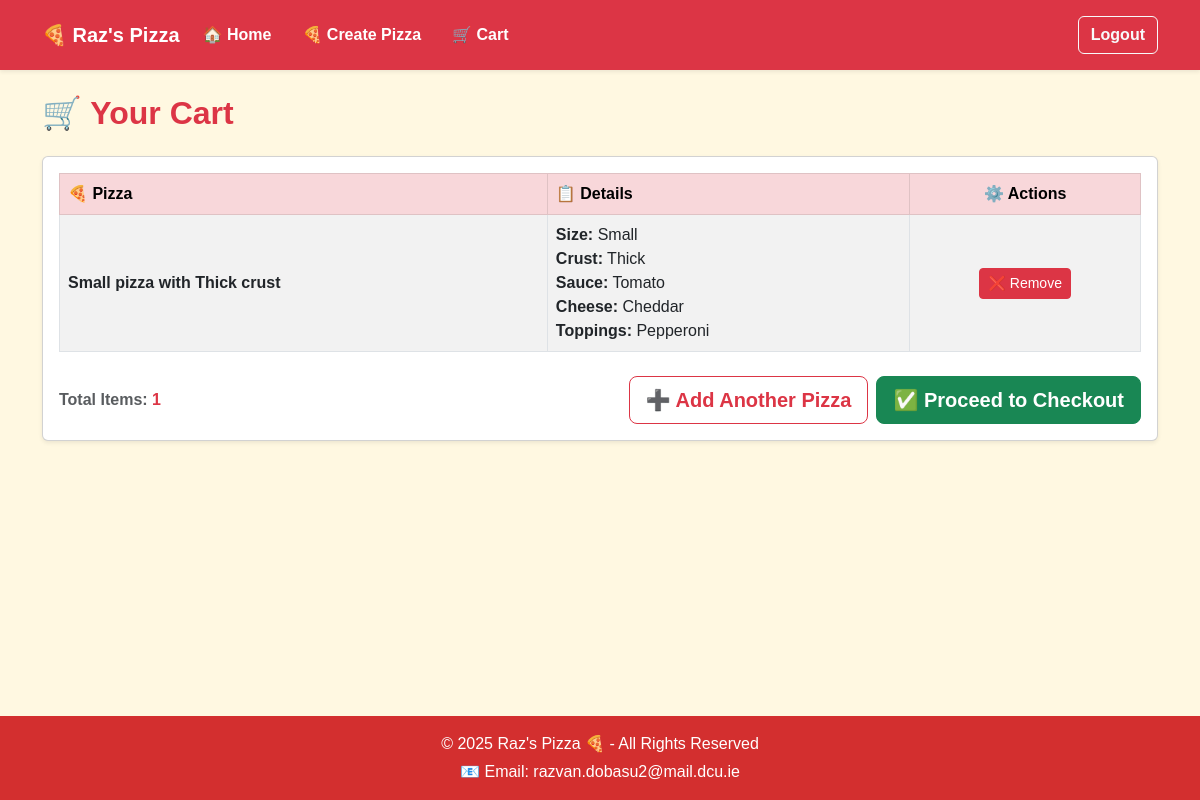
/cart/ (signed in), run on an earlier commit of the app's database.
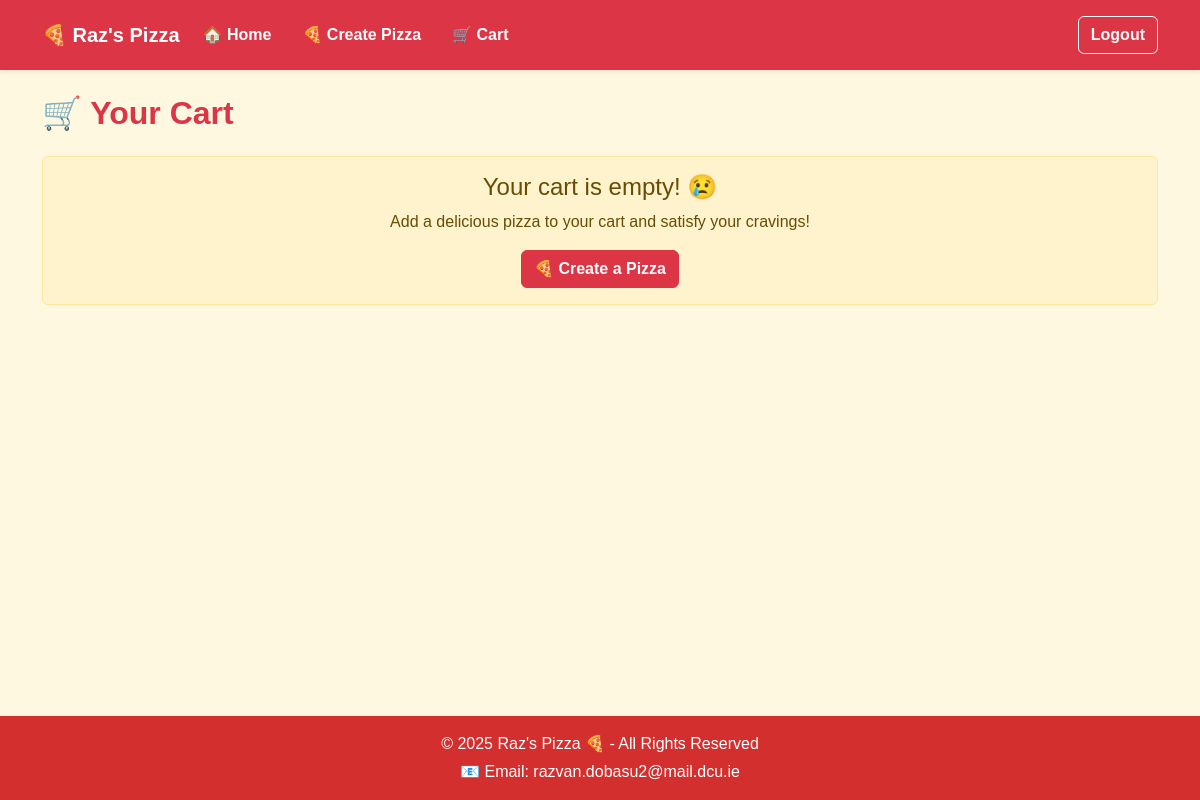
And on a later commit of the database.
### mainapp/models.py (models this page shows, shortened)
class CartItem(models.Model):
    cart = models.ForeignKey(Cart, on_delete=models.CASCADE, related_name="items")
    pizza = models.ForeignKey(Pizza, on_delete=models.CASCADE)
    quantity = models.PositiveIntegerField(default=1)

class Pizza(models.Model):
    size = models.ForeignKey(Size, on_delete=models.CASCADE)
    crust = models.ForeignKey(CrustType, on_delete=models.CASCADE)
    sauce = models.ForeignKey(Sauce, on_delete=models.CASCADE)
    cheese = models.ForeignKey(Cheese, on_delete=models.CASCADE)
    toppings = models.ManyToManyField(Topping)
    def __str__(self):
        return f"{self.size} pizza with {self.crust} crust"

class Size(models.Model):
    name = models.CharField(max_length=50)
    def __str__(self):
        return self.name

class CrustType(models.Model):
    name = models.CharField(max_length=50)
    def __str__(self):
        return self.name

class Sauce(models.Model):
    name = models.CharField(max_length=50)
    def __str__(self):
        return self.name

class Cheese(models.Model):
    name = models.CharField(max_length=50)
    def __str__(self):
        return self.name

class Topping(models.Model):
    name = models.CharField(max_length=50)
    def __str__(self):
        return self.name

class Cart(models.Model):
    user = models.OneToOneField(User, on_delete=models.CASCADE)
    created_at = models.DateTimeField(auto_now_add=True)

### mainapp/views.py (the view)
# urls.py: path("cart/", views.view_cart, name="view_cart"),
@login_required
def view_cart(request):
    cart, created = Cart.objects.get_or_create(user=request.user)
    return render(request, "cart.html", {"cart": cart})

### mainapp/templates/cart.html (shortened to what this page needs)
{% extends "base.html" %}
{% block content %}
<div class="container mt-4">
  <h2 class="mb-4 text-danger fw-bold">🛒 Your Cart</h2>
  {% if cart.items.all %}
    <div class="card shadow-sm">
      <div class="card-body">
        <table class="table table-striped table-bordered align-middle">
          <thead class="table-danger">
            <tr>
              <th scope="col">🍕 Pizza</th>
              <th scope="col">📋 Details</th>
              <th scope="col" class="text-center">⚙️ Actions</th>
            </tr>
          </thead>
          <tbody>
            {% for item in cart.items.all %}
            <tr>
              <td class="fw-bold">{{ item.pizza }}</td>
              <td>
                <ul class="list-unstyled mb-0">
                  <li><strong>Size:</strong> {{ item.pizza.size }}</li>
                  <li><strong>Crust:</strong> {{ item.pizza.crust }}</li>
                  <li><strong>Sauce:</strong> {{ item.pizza.sauce }}</li>
                  <li><strong>Cheese:</strong> {{ item.pizza.cheese }}</li>
                  <li><strong>Toppings:</strong>
                    {% if item.pizza.toppings.all %}
                      {% for topping in item.pizza.toppings.all %}
                        {{ topping }}{% if not forloop.last %}, {% endif %}
                      {% endfor %}
                    {% else %}
                      None
                    {% endif %}
                  </li>
                </ul>
              </td>
              <td class="text-center">
                <form action="{% url 'remove_cart_item' item.id %}" method="post">
                  <button type="submit" class="btn btn-sm btn-danger">
                    ❌ Remove
                  </button>
                </form>
              </td>
            </tr>
            {% endfor %}
          </tbody>
        </table>
        <div class="mt-4 d-flex flex-column flex-md-row justify-content-between align-items-center">
          <p class="fw-bold text-muted mb-3 mb-md-0">
            Total Items: <span class="text-danger">{{ cart.items.all|length }}</span>
          </p>
          <div class="d-grid gap-2 d-md-flex">
            <a href="{% url 'create_pizza' %}" class="btn btn-outline-danger btn-lg fw-bold">
              ➕ Add Another Pizza
            </a>
            <a href="{% url 'checkout' %}" class="btn btn-success btn-lg fw-bold">
              ✅ Proceed to Checkout
            </a>
          </div>
        </div>
      </div>
    </div>
  {% else %}
    <div class="alert alert-warning text-center mt-4" role="alert">
      <h4 class="alert-heading">Your cart is empty! 😢</h4>
      <p>Add a delicious pizza to your cart and satisfy your cravings!</p>
      <a href="{% url 'create_pizza' %}" class="btn btn-danger fw-bold">🍕 Create a Pizza</a>
    </div>
  {% endif %}
</div>
{% endblock %}

What changed in the data, as far as the page shows it:
removed CartItem: pizza "Small pizza with Thick crust", pizza.size "Small", pizza.crust "Thick", pizza.sauce "Tomato", pizza.cheese "Cheddar"
no longer on this page (row unchanged): Topping: name "Pepperoni"
no longer on this page (row unchanged): Cart: items.all|length "1"
Also different on the page:
text no longer shown: "🍕 Pizza 📋 Details ⚙️ Actions Total Items: ➕ Add Another Pizza ✅ Proceed to Checkout"
text now shown: "Your cart is empty! 😢 Add a delicious pizza to your cart and satisfy your cravings! 🍕 Create a Pizza"
